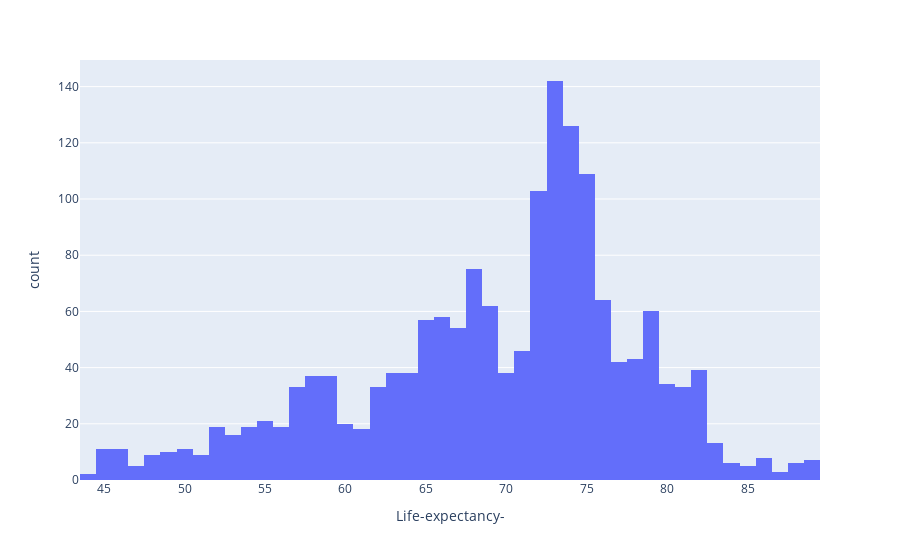

Notebook cell for this chart:
### Markdown cell above
Visualization 1: Distribution of Life-expectancy-

### Code cell
his = px.histogram(Data,x='Life-expectancy-') #generating histogram for quality variable with other variables
his.show()

### Figure 1 — Plotly figure (JSON) as saved in the notebook; plotly's stock layout.template omitted (floating-point values rounded to 4 significant figures; data arrays with more than 128 entries replaced by an {"elided": "..."} marker saying what was removed)
{"data": [{"alignmentgroup": "True", "bingroup": "x", "hovertemplate": "Life-expectancy-=%{x}<br>count=%{y}<extra></extra>", "legendgroup": "", "marker": {"color": "#636efa", "pattern": {"shape": ""}}, "name": "", "offsetgroup": "", "orientation": "v", "showlegend": false, "type": "histogram", "x": {"elided": "1649 float values"}, "xaxis": "x", "yaxis": "y"}], "layout": {"autosize": true, "barmode": "relative", "legend": {"tracegroupgap": 0}, "margin": {"t": 60}, "xaxis": {"anchor": "y", "autorange": true, "domain": [0, 1], "range": [43.5, 89.5], "title": {"text": "Life-expectancy-"}, "type": "linear"}, "yaxis": {"anchor": "x", "autorange": true, "domain": [0, 1], "range": [0, 149.5], "title": {"text": "count"}}}}
